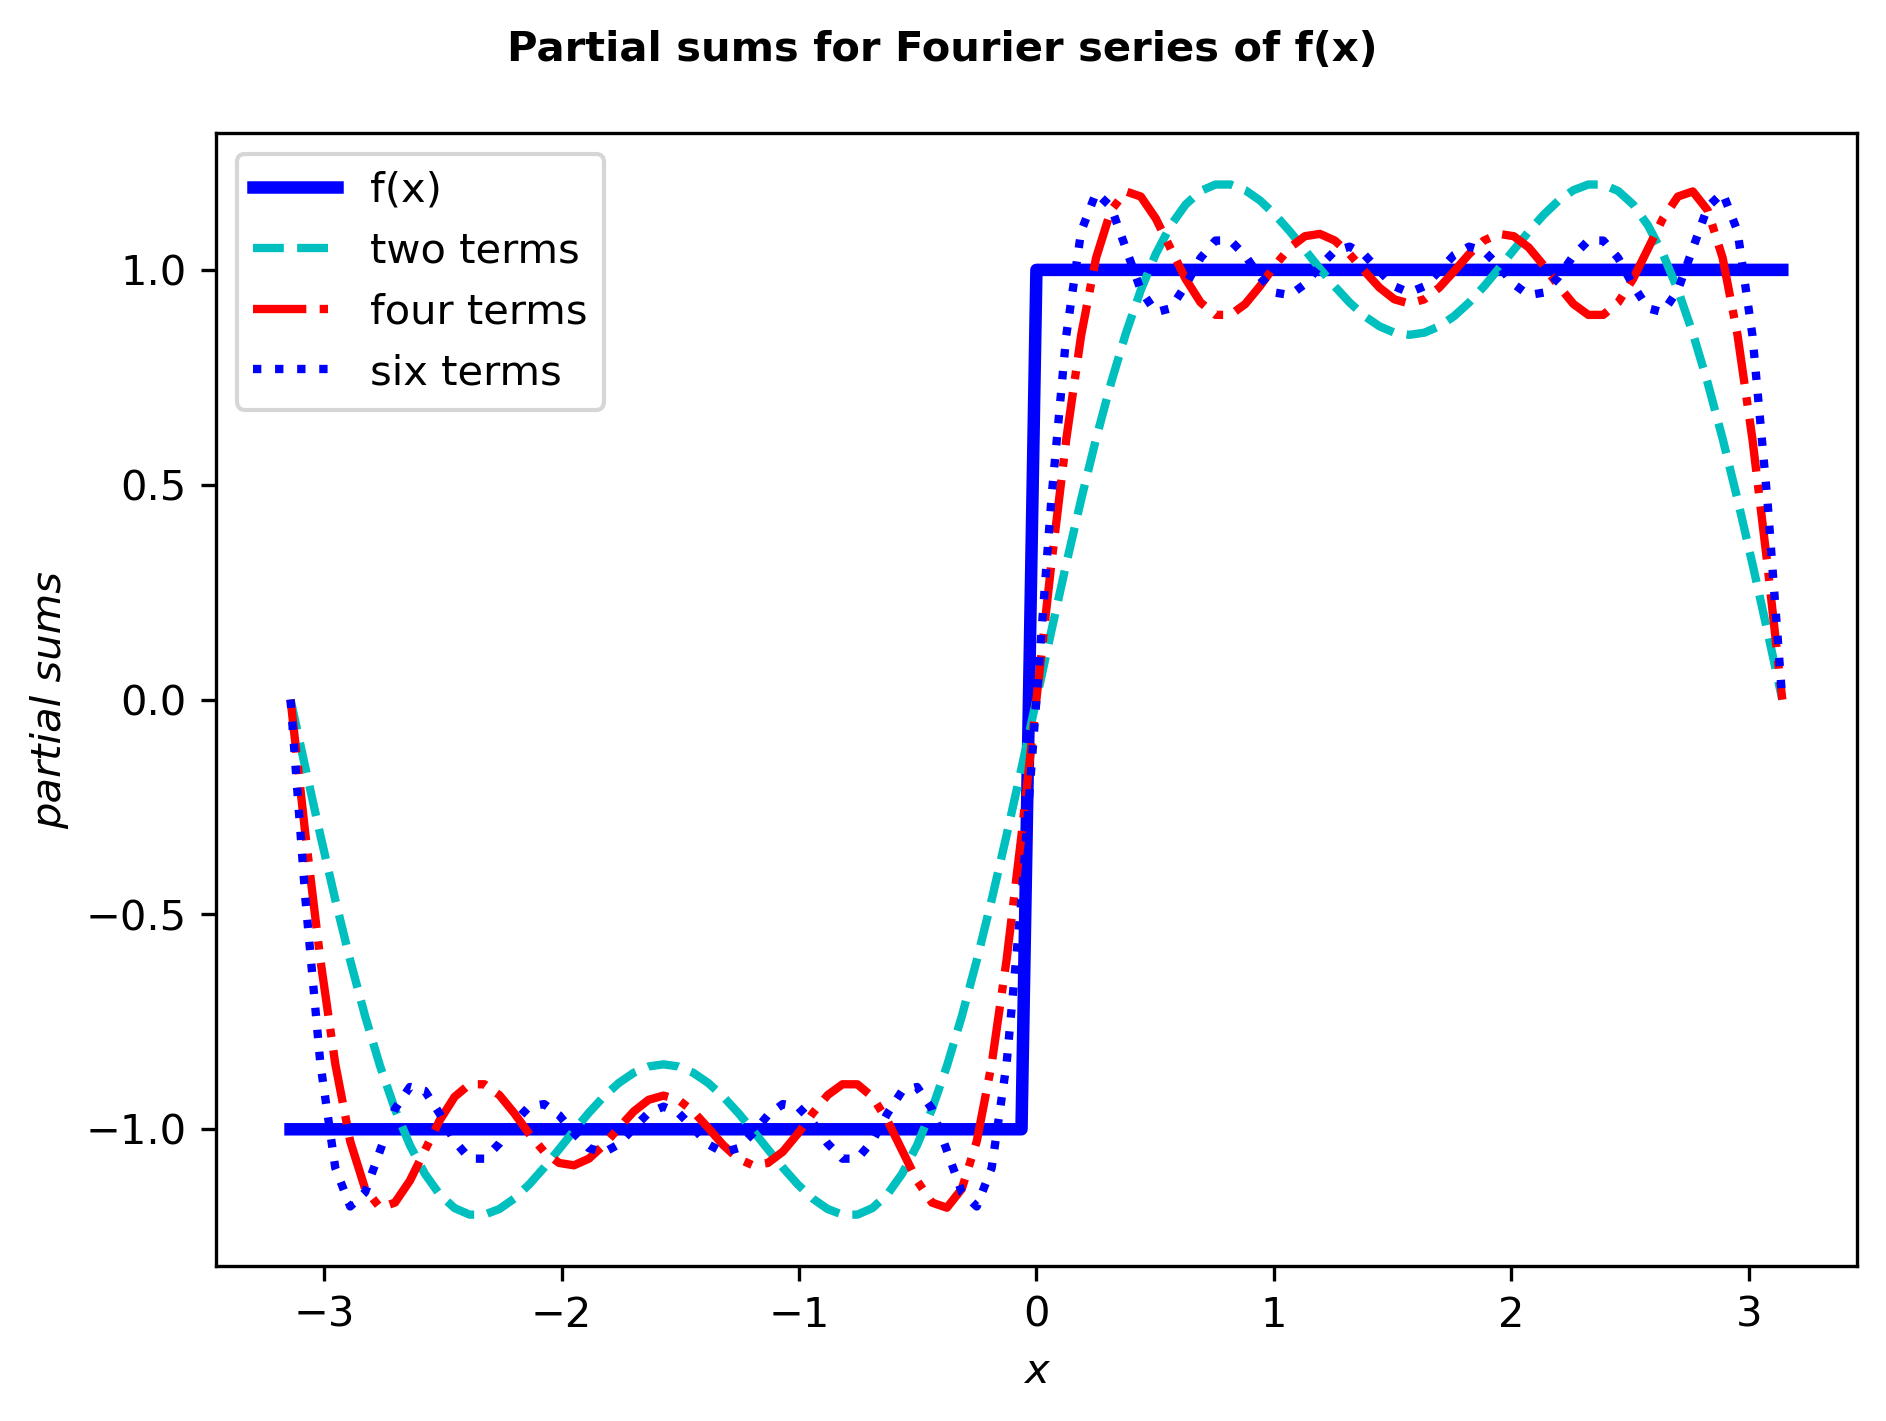

Generate this figure with Python:
import numpy as np
import matplotlib.pyplot as plt
#font and axis equation setup using LATEX
font = {'family': 'serif',
        'color':  'black',
        'weight': 'normal',
        'size': 12,
        }
plt.rcParams.update(plt.rcParamsDefault)

x=np.linspace(-np.pi,np.pi,101)
f=np.ones_like(x)
f[x<0]=-1
y1=(4/np.pi)*(np.sin(x)+np.sin(3*x)/3.0)
y2=y1+(4/np.pi)*(np.sin(5*x)/5.0+np.sin(7*x)/7.0)
y3=y2+(4/np.pi)*(np.sin(9*x)/9.0+np.sin(11*x)/11.0)

#plt.ion()
plt.plot(x,f,'b-',lw=3,label='f(x)')
plt.plot(x,y1,'c--',lw=2,label='two terms')
plt.plot(x,y2,'r-.',lw=2,label='four terms')
plt.plot(x, y3,'b:',lw=2,label='six terms')
plt.xlabel('x',style='italic')
plt.ylabel('partial sums',style='italic')
plt.suptitle('Partial sums for Fourier series of f(x)', size=10,weight='bold')
plt.legend(loc='best')
plt.tight_layout()
plt.savefig('RealisticPlot.png', bbox_inches='tight', pad_inches=0.1,dpi=300)
plt.show()
